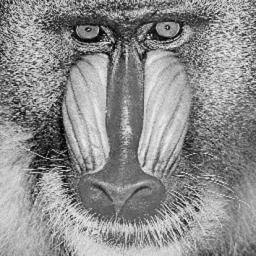
#> input picture Assignments/Jan-May-2017/DigitalImageProcessing/Assignment4/Lab4/Mandrill.pgm, 256 x 256 px
$ jupyter execute blurkernels.ipynb   (shell and % lines are left out)   (older library calls are emulated)
#> lines starting #> are read from the running program, lines starting #| are printed output that depends on the picture
[cell 1]
from IPython.display import HTML

HTML('''<script>
code_show=true;
function code_toggle() {
 if (code_show){
 $('div.input').hide();
 } else {
 $('div.input').show();
 }
 code_show = !code_show
}
$( document ).ready(code_toggle);
</script>
<form action="javascript:code_toggle()"><input type="submit" value="Click here to toggle on/off the raw code."></form>''')

[cell 2]

import sys
import os

from IPython.display import display
from matplotlib.pyplot import imshow
import matplotlib.pyplot as plt
from optparse import OptionParser
import numpy as np
import cv2
import math
import logging

get_ipython().magic(u'matplotlib inline')

[cell 3]
# set up logging options
logger = logging.getLogger()
logger.propagate = False

print(str(len(logger.handlers)) + ' handlers are available for logging. removing extra handlers if needed!')
for handler in logger.handlers:
    logger.handlers.remove(handler)

# create a file handler
handler = logging.FileHandler('assignment4.log', mode='w')
handler.setLevel(logging.DEBUG)
# add the handlers to the logger
logger.addHandler(handler)

# add stream handler
ch = logging.StreamHandler(sys.stdout)
logger.setLevel(logging.INFO)
logger.addHandler(ch)

logger.handlers

# Space Invariant blurring (Mantrilla.pgm)

[cell 4]
np.set_printoptions(formatter={'float': '{: 0.3f}'.format})

def getNormalizedBlurKernel(sigma):
    #logger.info('sigma = ' + str(sigma))
    actualBlurWidth = int(math.ceil(6 * sigma + 1))
    if(actualBlurWidth % 2 == 0) :
        actualBlurWidth = actualBlurWidth + 1

    halfBlurWidth = int(math.floor(actualBlurWidth / 2))
    blurKernel = np.zeros([actualBlurWidth, actualBlurWidth])
    #logger.info('half blur width = ' + str(halfBlurWidth))

    # range (start, stop)
    for i in range(-halfBlurWidth, halfBlurWidth + 1):
        rowIndex = i + halfBlurWidth

        for j in range(-halfBlurWidth, halfBlurWidth + 1):
            columnIndex = j + halfBlurWidth
            if(sigma == 0):
                blurKernel[rowIndex, columnIndex] = 1;
            else:
                blurKernel[rowIndex, columnIndex] = (math.exp(-(((i * i) + (j * j)) / (2 * (sigma * sigma)))) /
                                                         (2 * math.pi * (sigma * sigma)))

    blurKernel = blurKernel / (np.sum(blurKernel))
    return blurKernel

[cell 5]
def getRecepFieldAndKernelIndices(i, j, imgWidth, imgHeight, kernelWidth, kernelHeight):
    halfKernelWidth = int(math.floor(kernelWidth / 2))

    startRecepRowIndex = 0
    startImgRowIndex = i - halfKernelWidth
    endRecepRowIndex = kernelWidth - 1
    endImgRowIndex = i + halfKernelWidth
    startRecepColumnIndex = 0
    startImgColumnIndex = j - halfKernelWidth
    endRecepColumnIndex = kernelHeight - 1
    endImgColumnIndex = j + halfKernelWidth

    if(startImgRowIndex < 0):
        startRecepRowIndex = -startImgRowIndex
        startImgRowIndex = 0
    if(endImgRowIndex >= imgHeight):
        endRecepRowIndex = endRecepRowIndex - (endImgRowIndex - imgHeight + 1)
        endImgRowIndex = imgHeight - 1
    if(startImgColumnIndex < 0):
        startRecepColumnIndex = -startImgColumnIndex
        startImgColumnIndex = 0
    if(endImgColumnIndex >= imgWidth):
        endRecepColumnIndex = endRecepColumnIndex - (endImgColumnIndex - imgWidth + 1)
        endImgColumnIndex = imgWidth - 1

    return startRecepRowIndex, endRecepRowIndex, startRecepColumnIndex, endRecepColumnIndex, \
            startImgRowIndex, endImgRowIndex, startImgColumnIndex, endImgColumnIndex

[cell 6]
def getNeighborhood(img, i, j, neighboorhoodWidth):
    imgWidth, imgHeight = img.shape
    kernelWidth = neighboorhoodWidth
    kernelHeight = neighboorhoodWidth
    receptiveField = np.zeros([neighboorhoodWidth, neighboorhoodWidth])

    startRecepRowIndex, endRecepRowIndex, startRecepColumnIndex, endRecepColumnIndex, \
    startImgRowIndex, endImgRowIndex, startImgColumnIndex, endImgColumnIndex  \
            = getRecepFieldAndKernelIndices(i, j, imgWidth, imgHeight, kernelWidth, kernelHeight)

    receptiveField[startRecepRowIndex:endRecepRowIndex+1, startRecepColumnIndex:endRecepColumnIndex+1] = \
                img[startImgRowIndex:endImgRowIndex+1, startImgColumnIndex:endImgColumnIndex+1]

    return receptiveField

[cell 7]
def convolve(img, kernel):
    imgWidth, imgHeight = img.shape
    kernelWidth, kernelHeight = kernel.shape
    convolvedImg = np.zeros([imgWidth, imgHeight])

    for i in range(imgWidth):
        for j in range(imgHeight):
            # fix the kernel at i, j and convolve the kernel
            receptiveField = getNeighborhood(img, i, j, kernelHeight)
            convolvedImg[i, j] = np.sum(receptiveField * kernel)

    return convolvedImg

[cell 8]
def doSpaceInvariantBlurring(img, sigma):
    blurkernel = getNormalizedBlurKernel(sigma)
    blurredImage = convolve(img, blurkernel)
    return blurredImage

[cell 9]
def showImage(img, caption):
    display(caption)
    plt.figure()
    plt.axis('off')
    imshow(img, cmap='gray')
    plt.show()

[cell 10]
# read the images
mandrillFile = 'Mandrill'
globeFile = 'Globe'
nautilusFile = 'Nautilus'
mandrill = cv2.imread('./Lab4/' + mandrillFile + '.pgm', 0)
#> mandrill is the input picture: shape (256, 256); min 0, max 251, mean 140.8
globe = cv2.imread('./Lab4/' + globeFile + '.pgm', 0)
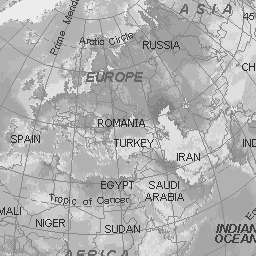
#> input picture Assignments/Jan-May-2017/DigitalImageProcessing/Assignment4/Lab4/Globe.pgm, 256 x 256 px
#> globe is the input picture: shape (256, 256); min 42, max 236, mean 177.7
nautilus = cv2.imread('./Lab4/' + nautilusFile + '.pgm', 0)
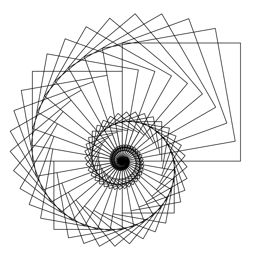
#> input picture Assignments/Jan-May-2017/DigitalImageProcessing/Assignment4/Lab4/Nautilus.pgm, 256 x 256 px
#> nautilus is the input picture: shape (256, 256); min 0, max 255, mean 231.8

kernelSigmas = [1.6, 1.2, 1.0, 0.6, 0.3, 0.0] #
kernelSigmas = np.flipud(kernelSigmas)
from scipy.misc import toimage

cv2.imwrite('./output/' + mandrillFile + '-original.pgm', mandrill)
showImage(mandrill, 'Original image')
for sigma in kernelSigmas:
    blurredImage = doSpaceInvariantBlurring(mandrill, sigma)
    cv2.imwrite('./output/' + mandrillFile + '-' + str(sigma) + '.pgm', blurredImage)
    showImage(blurredImage, 'sigma = ' + str(sigma))
